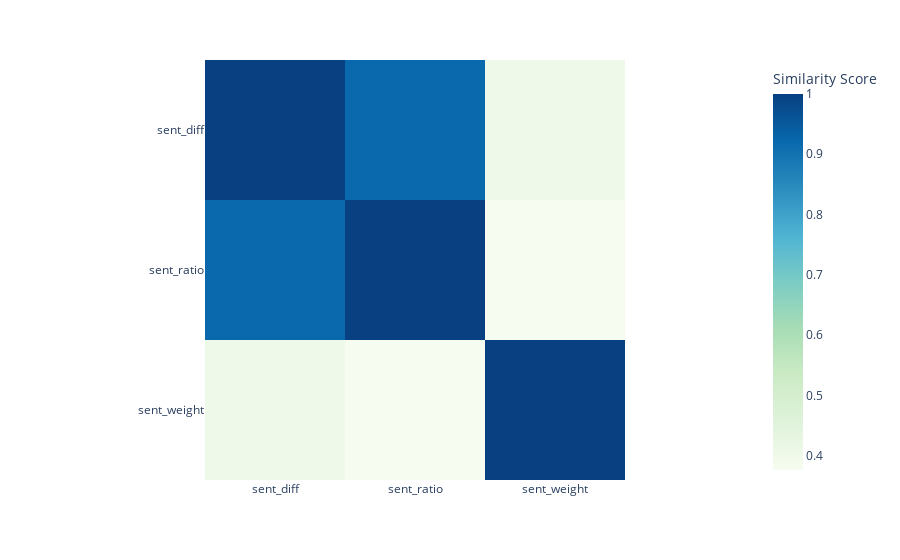

The cell this chart's notebook holds for it:
### Code cell
# Print heatmap
corr_heatmap

### Figure 1 — Plotly figure (JSON) as saved in the notebook; plotly's stock layout.template omitted (floating-point values rounded to 4 significant figures)
{"data": [{"coloraxis": "coloraxis", "hovertemplate": "x: %{x}<br>y: %{y}<br>Similarity Score: %{z}<extra></extra>", "name": "0", "type": "heatmap", "x": ["sent_diff", "sent_ratio", "sent_weight"], "xaxis": "x", "y": ["sent_diff", "sent_ratio", "sent_weight"], "yaxis": "y", "z": [[1, 0.9203, 0.4032], [0.9203, 1, 0.3763], [0.4032, 0.3763, 1]]}], "layout": {"coloraxis": {"colorbar": {"title": {"text": "Similarity Score"}}, "colorscale": [[0, "rgb(247,252,240)"], [0.125, "rgb(224,243,219)"], [0.25, "rgb(204,235,197)"], [0.375, "rgb(168,221,181)"], [0.5, "rgb(123,204,196)"], [0.625, "rgb(78,179,211)"], [0.75, "rgb(43,140,190)"], [0.875, "rgb(8,104,172)"], [1, "rgb(8,64,129)"]]}, "margin": {"t": 60}, "xaxis": {"anchor": "y", "constrain": "domain", "domain": [0, 1], "scaleanchor": "y"}, "yaxis": {"anchor": "x", "autorange": "reversed", "constrain": "domain", "domain": [0, 1]}}}
